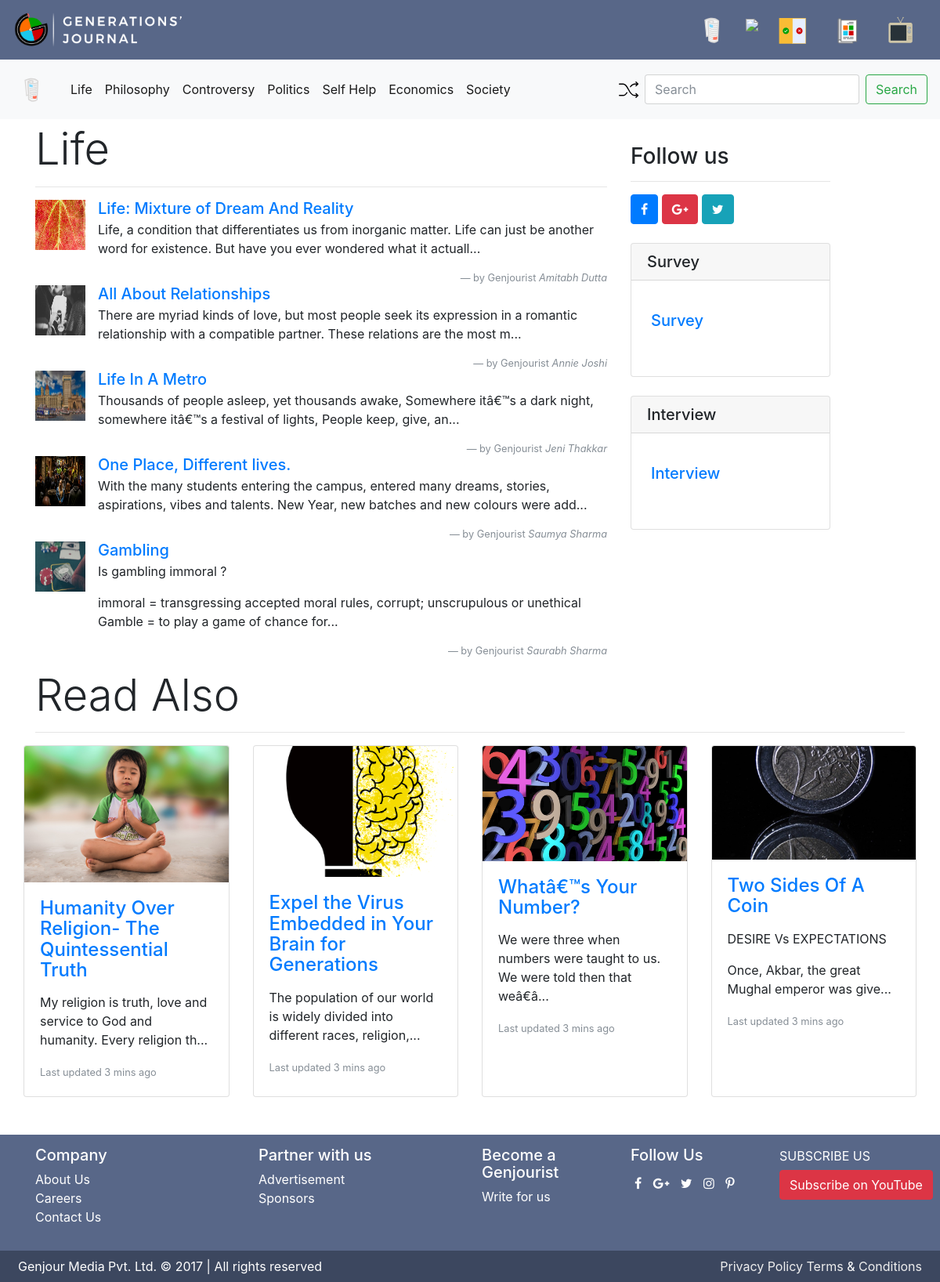
The app's page /category.php?category=Life with its own data.
### tables this page shows
CREATE TABLE `categories` (
  `id` int(11) NOT NULL,
  `category_name` varchar(100) NOT NULL
);

CREATE TABLE `journals` (
  `post_id` bigint(20) UNSIGNED NOT NULL,
  `post_title` text NOT NULL,
  `post_category` text NOT NULL,
  `genjourist_name` text NOT NULL,
  `post_content` longtext NOT NULL,
  `post_tags` text NOT NULL,
  `post_counter` bigint(20) DEFAULT NULL,
  `post_date` datetime NOT NULL DEFAULT '0000-00-00 00:00:00',
  `post_url` mediumtext NOT NULL,
  `img_url` text NOT NULL
);

### category.php (the view)
<?php
	include('includes/routes.php');
	include('includes/header.php');
	include('includes/category-header.php');
	include('config/connect.php');
	$category = $_GET['category'];
	$category_query = "SELECT * FROM journals WHERE post_category = '$category';";
  	$category_sql = $conn->query($category_query);
  	$random = "SELECT * FROM journals WHERE NOT post_category= '$category' ORDER BY RAND() LIMIT 0,4;";
	$random_sql = $conn->query($random);
?>
<div class="container">
	<div class="row mt-2">
		<div class="col-md-8">
			<h4 class="display-4">
				<?php
				if(isset($_GET['category']))
				{
		      		echo $_GET['category'];
		      	}
				?>
			</h4>
			<hr>
			<ul class="list-unstyled">
		  		<?php
		  			while ($row = $category_sql->fetch_assoc()) {
		  		?>
				  <li class="media">
				    <img class="d-flex mr-3" src="<?php echo $row['img_url']; ?>" alt="Generic placeholder image" style="height: 64px;width: 64px">
				    <div class="media-body">
				      <h5 class="mt-0 mb-1"><a href="post.php?post_id=<?php echo $row['post_id']; ?>"><?php echo $row['post_title']; ?></a></h5>
				      <?php
				      	$body = $row['post_content'];
				      	echo substr($body, 0,155)."...";
				       ?>
			            <footer class="blockquote-footer text-right">by Genjourist <cite title="Source Title"><?php echo $row['genjourist_name']; ?></cite></footer>
				    </div>
				  </li>
		  		<?php
		  			}
		  		?>
			</ul>
		</div>
		<div class="col-md-3 ">
			<h3 class="mt-4">Follow us</h3>
			<hr>
				<a href="#"><button type="button" class="btn btn-primary"><i class="fa fa-facebook " aria-hidden="true"></i></button></a>
				<a href="#"><button type="button" class="btn btn-danger"><i class="fa fa-google-plus  " aria-hidden="true"></i></button></a>
				<a href="#"><button type="button" class="btn btn-info"><i class="fa fa-twitter" aria-hidden="true"></i></button></a>
						<div class="card my-4">
	            <h5 class="card-header">Survey</h5>
	            <div class="card-body">
	              <div class="row">
		            <div class="card-body">
		            	<ul class="list-unstyled">
		            		<li class="media">
						    <div class="media-body">
						      <h5 class="mt-0 mb-1"><a href="#"> Survey</a></h5>
						    </div>
						  </li>
						</ul>
		            </div>
	              </div>
	            </div>
	          </div>
	          <div class="card my-4">
	            <h5 class="card-header">Interview</h5>
	            <div class="card-body">
	              <div class="row">
		            <div class="card-body">
		            	<ul class="list-unstyled">
		            		<li class="media">
						    <div class="media-body">
						      <h5 class="mt-0 mb-1"><a href="#"> Interview</a></h5>
						    </div>
						  </li>
						</ul>
		            </div>
	              </div>
	            </div>
	          </div>
		</div>
	</div>
	<div class="row mb-5">
		  <div class="col">
		  	<h4 class="display-4">Read Also</h4>
		  	<hr>
		  	<div class="row">
				<div class="card-deck">
				<?php
			   	 while($row = $random_sql->fetch_assoc()){
			   ?>
				  <div class="card">
				    <img class="card-img-top" src="<?php echo $row['img_url']?>" alt="Card image cap">
				    <div class="card-body">
				      <h4 class="card-title"><a href="post.php?post_id=<?php echo $row['post_id']; ?>"> <?php echo $row['post_title']; ?></a></h4>
				      <p class="card-text">
				      	<?php
				      		$body = $row['post_content'];
				      		echo substr($body, 0,80)."...";
				      	?>
				      </p>
				      <p class="card-text"><small class="text-muted">Last updated 3 mins ago</small></p>
				    </div>
				  </div>
				  <?php
				  	}
				  ?>
				</div>
		  	</div>
		  </div>
	</div>
</div>
    <?php
    	include('includes/footer.php');
    ?>

### includes/category-header.php (shortened to what this page needs)
<?php
  include('config/connect.php');
  $query = "SELECT * FROM categories";
  $categories =  $conn->query($query);
  $shuffle = "SELECT post_id from journals ORDER BY RAND() LIMIT 1";
  $shuffle_sql = $conn->query($shuffle);
  while ($row = $shuffle_sql->fetch_assoc()) {
    $post_id = $row['post_id'];
  }
?>
<nav class="navbar navbar-expand-lg navbar-light bg-light">
            <a class="navbar-brand" href="journal.php">
                <img src="img/icon/header-icons/journal-hover.svg" width="50" height="50" alt="">
            </a>
  <div class="collapse navbar-collapse" id="navbarTogglerDemo03">
    <ul class="navbar-nav mr-auto mt-2 mt-lg-0">
            <?php
              while($row = $categories ->fetch_assoc()){
            ?>
              <li class="nav-item active">
                <a class="nav-link" href="category.php?category=<?php echo $row["category_name"]; ?>"><?php echo $row["category_name"]; ?></a>
              </li>
              <?php }
              ?>
    </ul>
            <ul class="navbar-nav flex-row ml-md-auto d-none d-md-flex">
          <li class="nav-item">
              <a class="nav-link p-2" href="post.php?post_id=<?php echo $post_id; ?>">
              <img src="img/svg/nav-icons/shuffle-arrows.svg " width="25" height="25" alt="">
              </a>
            </li>
          </ul>
    <form class="form-inline my-2 my-lg-0" method="post">
      <input class="form-control mr-sm-2" type="text" placeholder="Search" aria-label="Search">
      <button class="btn btn-outline-success my-2 my-sm-0" type="submit">Search</button>
    </form>
  </div>
</nav>

### css/header.css (style rules this page uses)
.navbar { background-color: #586788; }

### records on screen
categories: category_name "Life"
categories: category_name "Philosophy"
categories: category_name "Controversy"
categories: category_name "Politics"
categories: category_name "Self Help"
categories: category_name "Economics"
categories: category_name "Society"
journals: img_url (picture), post_title "Life: Mixture of Dream And Reality", post_content "Life, a condition that differentiates us from inorganic matter. Life can just be another word for existence. But have you ever wondered what it actuall", genjourist_name "Amitabh Dutta"
journals: img_url (picture), post_title "All About Relationships", post_content "There are myriad kinds of love, but most people seek its expression in a romantic relationship with a compatible partner. These relations are the most m", genjourist_name "Annie Joshi"
journals: img_url (picture), post_title "Life In A Metro", post_content "Thousands of people asleep, yet thousands awake, Somewhere itâ€™s a dark night, somewhere itâ€™s a festival of lights, People keep, give, an", genjourist_name "Jeni Thakkar"
journals: img_url (picture), post_title "One Place, Different lives.", post_content "With the many students entering the campus, entered many dreams, stories, aspirations, vibes and talents. New Year, new batches and new colours were add", genjourist_name "Saumya Sharma"
journals: img_url (picture), post_title "Gambling", post_content "Is gambling immoral ? immoral = transgressing accepted moral rules, corrupt; unscrupulous or unethical Gamble = to play a game of chance for", genjourist_name "Saurabh Sharma"
journals: img_url (picture), post_title "Humanity Over Religion- The Quintessential Truth", post_content "My religion is truth, love and service to God and humanity. Every religion th"
journals: img_url (picture), post_title "Expel the Virus Embedded in Your Brain for Generations", post_content "The population of our world is widely divided into different races, religion,"
journals: img_url (picture), post_title "Whatâ€™s Your Number?", post_content "We were three when numbers were taught to us. We were told then that weâ€â"
journals: img_url (picture), post_title "Two Sides Of A Coin", post_content "DESIRE Vs EXPECTATIONS Once, Akbar, the great Mughal emperor was give"

### other values on screen
$_GET['category'] "Life"
